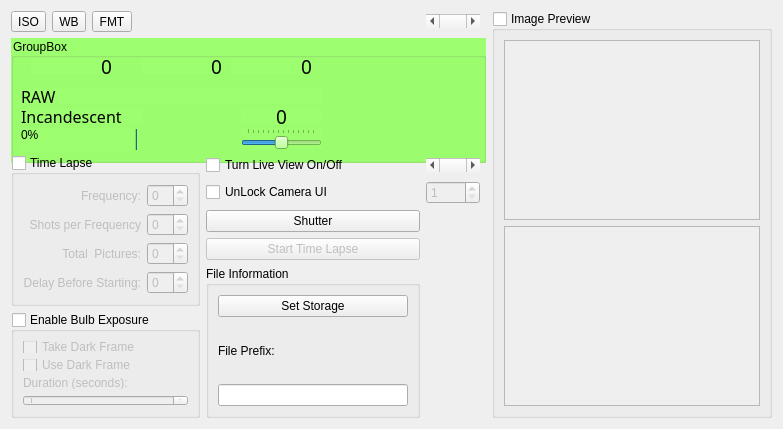
<?xml version="1.0" encoding="UTF-8"?>
<ui version="4.0">
 <class>CameraTetherWidget</class>
 <widget class="QWidget" name="CameraTetherWidget">
  <property name="geometry">
   <rect>
    <x>0</x>
    <y>0</y>
    <width>783</width>
    <height>429</height>
   </rect>
  </property>
  <property name="minimumSize">
   <size>
    <width>624</width>
    <height>364</height>
   </size>
  </property>
  <property name="windowTitle">
   <string>Form</string>
  </property>
  <layout class="QGridLayout" name="gridLayout">
   <item row="0" column="0">
    <widget class="QToolButton" name="tbISO">
     <property name="text">
      <string>ISO</string>
     </property>
     <property name="checkable">
      <bool>true</bool>
     </property>
     <property name="checked">
      <bool>false</bool>
     </property>
     <property name="toolButtonStyle">
      <enum>Qt::ToolButtonTextOnly</enum>
     </property>
    </widget>
   </item>
   <item row="0" column="1">
    <widget class="QToolButton" name="tbWB">
     <property name="text">
      <string>WB</string>
     </property>
     <property name="checkable">
      <bool>true</bool>
     </property>
     <property name="checked">
      <bool>false</bool>
     </property>
    </widget>
   </item>
   <item row="0" column="2">
    <widget class="QToolButton" name="tbFMT">
     <property name="text">
      <string>FMT</string>
     </property>
     <property name="checkable">
      <bool>true</bool>
     </property>
    </widget>
   </item>
   <item row="0" column="3" colspan="2">
    <spacer name="horizontalSpacer">
     <property name="orientation">
      <enum>Qt::Horizontal</enum>
     </property>
     <property name="sizeHint" stdset="0">
      <size>
       <width>155</width>
       <height>20</height>
      </size>
     </property>
    </spacer>
   </item>
   <item row="0" column="7" rowspan="9">
    <widget class="QGroupBox" name="gbImagePreview">
     <property name="sizePolicy">
      <sizepolicy hsizetype="Preferred" vsizetype="Preferred">
       <horstretch>0</horstretch>
       <verstretch>0</verstretch>
      </sizepolicy>
     </property>
     <property name="title">
      <string>Image Preview</string>
     </property>
     <property name="checkable">
      <bool>true</bool>
     </property>
     <property name="checked">
      <bool>false</bool>
     </property>
     <layout class="QGridLayout" name="gridLayout_2">
      <item row="0" column="0">
       <widget class="QGraphicsView" name="graphicsView"/>
      </item>
      <item row="1" column="0">
       <widget class="QGraphicsView" name="gv_LiveView"/>
      </item>
     </layout>
    </widget>
   </item>
   <item row="1" column="0" colspan="7">
    <widget class="QGroupBox" name="gbcamera">
     <property name="sizePolicy">
      <sizepolicy hsizetype="Expanding" vsizetype="Expanding">
       <horstretch>0</horstretch>
       <verstretch>0</verstretch>
      </sizepolicy>
     </property>
     <property name="minimumSize">
      <size>
       <width>324</width>
       <height>125</height>
      </size>
     </property>
     <property name="maximumSize">
      <size>
       <width>16777215</width>
       <height>16777215</height>
      </size>
     </property>
     <property name="styleSheet">
      <string notr="true">background-color: rgb(157, 255, 111);
font: 75 12pt &quot;OCR A Extended&quot;;
color: rgb(0, 0, 0);
border-color: rgb(0, 0, 0);</string>
     </property>
     <property name="title">
      <string>GroupBox</string>
     </property>
     <property name="flat">
      <bool>false</bool>
     </property>
     <widget class="QLabel" name="lbApeture">
      <property name="geometry">
       <rect>
        <x>220</x>
        <y>20</y>
        <width>81</width>
        <height>16</height>
       </rect>
      </property>
      <property name="font">
       <font>
        <family>OCR A Extended</family>
        <pointsize>14</pointsize>
        <weight>9</weight>
        <italic>false</italic>
        <bold>false</bold>
       </font>
      </property>
      <property name="styleSheet">
       <string notr="true">font: 75 14pt &quot;OCR A Extended&quot;;</string>
      </property>
      <property name="text">
       <string>0</string>
      </property>
      <property name="alignment">
       <set>Qt::AlignRight|Qt::AlignTrailing|Qt::AlignVCenter</set>
      </property>
     </widget>
     <widget class="QLabel" name="lbShutter">
      <property name="geometry">
       <rect>
        <x>130</x>
        <y>20</y>
        <width>81</width>
        <height>16</height>
       </rect>
      </property>
      <property name="font">
       <font>
        <family>OCR A Extended</family>
        <pointsize>14</pointsize>
        <weight>9</weight>
        <italic>false</italic>
        <bold>false</bold>
       </font>
      </property>
      <property name="styleSheet">
       <string notr="true">font: 75 14pt &quot;OCR A Extended&quot;;</string>
      </property>
      <property name="text">
       <string>0</string>
      </property>
      <property name="alignment">
       <set>Qt::AlignRight|Qt::AlignTrailing|Qt::AlignVCenter</set>
      </property>
     </widget>
     <widget class="QLabel" name="lbISO">
      <property name="geometry">
       <rect>
        <x>20</x>
        <y>20</y>
        <width>81</width>
        <height>16</height>
       </rect>
      </property>
      <property name="font">
       <font>
        <family>OCR A Extended</family>
        <pointsize>14</pointsize>
        <weight>9</weight>
        <italic>false</italic>
        <bold>false</bold>
       </font>
      </property>
      <property name="styleSheet">
       <string notr="true">font: 75 14pt &quot;OCR A Extended&quot;;</string>
      </property>
      <property name="text">
       <string>0</string>
      </property>
      <property name="alignment">
       <set>Qt::AlignRight|Qt::AlignTrailing|Qt::AlignVCenter</set>
      </property>
     </widget>
     <widget class="QSlider" name="hsExposureComp">
      <property name="geometry">
       <rect>
        <x>230</x>
        <y>90</y>
        <width>81</width>
        <height>21</height>
       </rect>
      </property>
      <property name="minimum">
       <number>-32768</number>
      </property>
      <property name="maximum">
       <number>32768</number>
      </property>
      <property name="orientation">
       <enum>Qt::Horizontal</enum>
      </property>
      <property name="tickPosition">
       <enum>QSlider::TicksAbove</enum>
      </property>
      <property name="tickInterval">
       <number>5000</number>
      </property>
     </widget>
     <widget class="QLabel" name="lbExposureComp">
      <property name="geometry">
       <rect>
        <x>230</x>
        <y>70</y>
        <width>81</width>
        <height>16</height>
       </rect>
      </property>
      <property name="font">
       <font>
        <family>OCR A Extended</family>
        <pointsize>14</pointsize>
        <weight>9</weight>
        <italic>false</italic>
        <bold>false</bold>
       </font>
      </property>
      <property name="styleSheet">
       <string notr="true">font: 75 14pt &quot;OCR A Extended&quot;;</string>
      </property>
      <property name="text">
       <string>0</string>
      </property>
      <property name="alignment">
       <set>Qt::AlignCenter</set>
      </property>
     </widget>
     <widget class="QProgressBar" name="pbBattery">
      <property name="geometry">
       <rect>
        <x>10</x>
        <y>90</y>
        <width>118</width>
        <height>23</height>
       </rect>
      </property>
      <property name="value">
       <number>0</number>
      </property>
      <property name="invertedAppearance">
       <bool>true</bool>
      </property>
     </widget>
     <widget class="QLabel" name="lbWhiteBalance">
      <property name="geometry">
       <rect>
        <x>10</x>
        <y>70</y>
        <width>121</width>
        <height>16</height>
       </rect>
      </property>
      <property name="font">
       <font>
        <family>OCR A Extended</family>
        <pointsize>12</pointsize>
        <weight>1</weight>
        <italic>false</italic>
        <bold>false</bold>
       </font>
      </property>
      <property name="styleSheet">
       <string notr="true">font: 75 8	pt &quot;OCR A Extended&quot;;</string>
      </property>
      <property name="text">
       <string>Incandescent</string>
      </property>
      <property name="alignment">
       <set>Qt::AlignLeading|Qt::AlignLeft|Qt::AlignVCenter</set>
      </property>
     </widget>
     <widget class="QLabel" name="lbFormat">
      <property name="geometry">
       <rect>
        <x>10</x>
        <y>50</y>
        <width>301</width>
        <height>16</height>
       </rect>
      </property>
      <property name="font">
       <font>
        <family>OCR A Extended</family>
        <pointsize>12</pointsize>
        <weight>1</weight>
        <italic>false</italic>
        <bold>false</bold>
       </font>
      </property>
      <property name="styleSheet">
       <string notr="true">font: 75 8	pt &quot;OCR A Extended&quot;;</string>
      </property>
      <property name="text">
       <string>RAW</string>
      </property>
      <property name="alignment">
       <set>Qt::AlignLeading|Qt::AlignLeft|Qt::AlignVCenter</set>
      </property>
     </widget>
    </widget>
   </item>
   <item row="3" column="0" rowspan="5" colspan="4">
    <widget class="QGroupBox" name="gbTimelapse">
     <property name="title">
      <string>Time Lapse</string>
     </property>
     <property name="checkable">
      <bool>true</bool>
     </property>
     <property name="checked">
      <bool>false</bool>
     </property>
     <layout class="QGridLayout" name="gridLayout_3">
      <item row="0" column="0">
       <widget class="QLabel" name="label">
        <property name="text">
         <string>Frequency:</string>
        </property>
        <property name="alignment">
         <set>Qt::AlignRight|Qt::AlignTrailing|Qt::AlignVCenter</set>
        </property>
       </widget>
      </item>
      <item row="0" column="1">
       <widget class="QSpinBox" name="sbtimelapsefreq"/>
      </item>
      <item row="1" column="1">
       <widget class="QSpinBox" name="sbtimelapseshotsper"/>
      </item>
      <item row="1" column="0">
       <widget class="QLabel" name="label_2">
        <property name="text">
         <string>Shots per Frequency</string>
        </property>
        <property name="alignment">
         <set>Qt::AlignRight|Qt::AlignTrailing|Qt::AlignVCenter</set>
        </property>
       </widget>
      </item>
      <item row="2" column="0">
       <widget class="QLabel" name="label_3">
        <property name="text">
         <string>Total  Pictures:</string>
        </property>
        <property name="alignment">
         <set>Qt::AlignRight|Qt::AlignTrailing|Qt::AlignVCenter</set>
        </property>
       </widget>
      </item>
      <item row="2" column="1">
       <widget class="QSpinBox" name="sbtimelapsetotal"/>
      </item>
      <item row="3" column="0">
       <widget class="QLabel" name="label_4">
        <property name="text">
         <string>Delay Before Starting:</string>
        </property>
        <property name="alignment">
         <set>Qt::AlignRight|Qt::AlignTrailing|Qt::AlignVCenter</set>
        </property>
       </widget>
      </item>
      <item row="3" column="1">
       <widget class="QSpinBox" name="sbtimelapsedelay"/>
      </item>
     </layout>
    </widget>
   </item>
   <item row="0" column="5">
    <widget class="QScrollBar" name="dial1">
     <property name="orientation">
      <enum>Qt::Horizontal</enum>
     </property>
    </widget>
   </item>
   <item row="6" column="4">
    <widget class="QPushButton" name="pbTimeLapse">
     <property name="enabled">
      <bool>false</bool>
     </property>
     <property name="text">
      <string>Start Time Lapse</string>
     </property>
    </widget>
   </item>
   <item row="8" column="0" colspan="4">
    <widget class="QGroupBox" name="gbBulbMode">
     <property name="title">
      <string>Enable Bulb Exposure</string>
     </property>
     <property name="checkable">
      <bool>true</bool>
     </property>
     <property name="checked">
      <bool>false</bool>
     </property>
     <layout class="QVBoxLayout" name="verticalLayout">
      <item>
       <widget class="QCheckBox" name="cbTakeDarkFrame">
        <property name="text">
         <string>Take Dark Frame</string>
        </property>
       </widget>
      </item>
      <item>
       <widget class="QCheckBox" name="cbUseDarkFrame">
        <property name="text">
         <string>Use Dark Frame</string>
        </property>
       </widget>
      </item>
      <item>
       <widget class="QLabel" name="label_5">
        <property name="text">
         <string>Duration (seconds):</string>
        </property>
       </widget>
      </item>
      <item>
       <widget class="QSpinBox" name="sbBulbDuration">
        <property name="minimum">
         <number>1</number>
        </property>
        <property name="maximum">
         <number>1200000</number>
        </property>
       </widget>
      </item>
     </layout>
    </widget>
   </item>
   <item row="7" column="4" rowspan="2">
    <widget class="QGroupBox" name="gbFileInfo">
     <property name="title">
      <string>File Information</string>
     </property>
     <layout class="QVBoxLayout" name="verticalLayout_2">
      <item>
       <widget class="QPushButton" name="pbsetstorage">
        <property name="text">
         <string>Set Storage</string>
        </property>
       </widget>
      </item>
      <item>
       <widget class="QLabel" name="label_6">
        <property name="text">
         <string>File Prefix:</string>
        </property>
       </widget>
      </item>
      <item>
       <widget class="QLineEdit" name="leFilePrefix"/>
      </item>
     </layout>
    </widget>
   </item>
   <item row="3" column="5">
    <widget class="QScrollBar" name="hsbDial2">
     <property name="orientation">
      <enum>Qt::Horizontal</enum>
     </property>
    </widget>
   </item>
   <item row="4" column="5">
    <widget class="QSpinBox" name="sbAutoSeconds">
     <property name="enabled">
      <bool>false</bool>
     </property>
     <property name="minimum">
      <number>1</number>
     </property>
     <property name="maximum">
      <number>3000</number>
     </property>
    </widget>
   </item>
   <item row="4" column="4">
    <widget class="QCheckBox" name="cblockunlockui">
     <property name="text">
      <string>UnLock Camera UI</string>
     </property>
    </widget>
   </item>
   <item row="5" column="4">
    <widget class="QPushButton" name="pbShutter">
     <property name="text">
      <string>Shutter</string>
     </property>
    </widget>
   </item>
   <item row="3" column="4">
    <widget class="QCheckBox" name="cbLiveView">
     <property name="text">
      <string>Turn Live View On/Off</string>
     </property>
    </widget>
   </item>
  </layout>
 </widget>
 <resources/>
 <connections>
  <connection>
   <sender>gbTimelapse</sender>
   <signal>toggled(bool)</signal>
   <receiver>pbTimeLapse</receiver>
   <slot>setEnabled(bool)</slot>
   <hints>
    <hint type="sourcelabel">
     <x>116</x>
     <y>203</y>
    </hint>
    <hint type="destinationlabel">
     <x>277</x>
     <y>259</y>
    </hint>
   </hints>
  </connection>
  <connection>
   <sender>cbTakeDarkFrame</sender>
   <signal>toggled(bool)</signal>
   <receiver>cbUseDarkFrame</receiver>
   <slot>setChecked(bool)</slot>
   <hints>
    <hint type="sourcelabel">
     <x>84</x>
     <y>333</y>
    </hint>
    <hint type="destinationlabel">
     <x>85</x>
     <y>358</y>
    </hint>
   </hints>
  </connection>
 </connections>
</ui>
